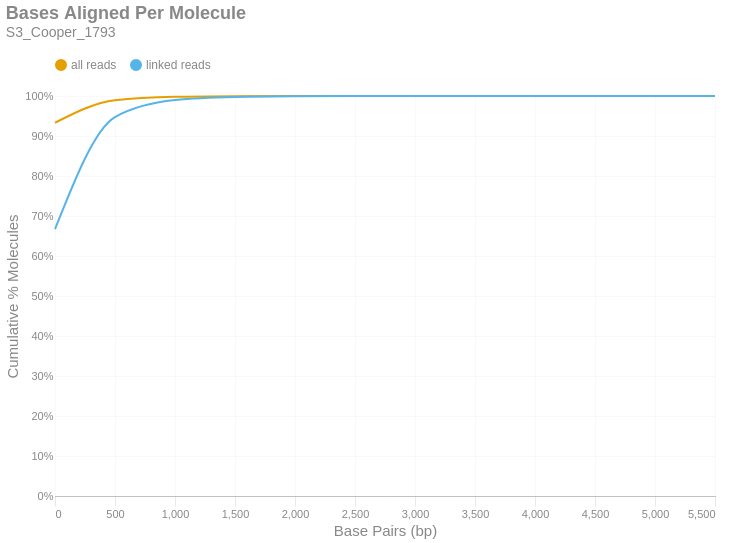

Here is the notebook cell this chart was saved with:
### Markdown cell above
### Bases Aligned Per Molecule
This is a cumulative frequency distribution showing the number of base pairs aligned per unique molecule. These data are shown in 500 bp bins. There are two distributions: one with `all reads` (yellow) and another with only `linked reads` (blue). The percent of molecules in the `linked reads` distribution is relative to the total number of linked molecules.

### Code cell
if SKIPLR:
    print_html(f"Skipped")
else:
    binned_df = consolidated_hist(valids['aligned_bp'], mask, 500, True)
    with SafeRender(binned_df):
        (
            density_plot(binned_df, 'Bases Aligned Per Molecule', samplename, 'basesper')
            .encode(
                x=alt.X('bin:Q', title="Base Pairs (bp)").axis(tickMinStep=500).scale(padding=0),
                y=alt.Y('value:Q', title='Cumulative % Molecules')
                    .axis(format='%')
                    .scale(domain = [0,1])
                    .stack(False),
                color=alt.Color("key:N").scale(domain = ["all reads", "linked reads"]),
                tooltip = [
                    alt.Tooltip("key:N", title = "Data Type"),
                    alt.Tooltip("range_label:N", title="Bases Aligned Per Molecule"),
                    alt.Tooltip("value:Q", format = ".2%", title="% Molecules (Cum.)")
                ]
            )
        ).display()

### Figure 1 — Vega-Lite specification as saved in the notebook (floating-point values rounded to 4 significant figures)
{"width": "container", "height": 400, "config": {"title": {"anchor": "start", "dy": -15, "fontSize": 18, "color": "#888888", "subtitleColor": "#888888", "subtitleFontSize": 14}, "arc": {"fill": "#0072B2"}, "axis": {"domainColor": "#888888", "domainWidth": 0.5, "gridWidth": 0.2, "grid": false, "titleFontWeight": 400, "titleFontSize": 15, "labelFontSize": 11, "labelColor": "#888888", "tickColor": "#888888", "tickWidth": 0.2, "titleColor": "#888888"}, "axisBand": {"grid": false}, "axisX": {"grid": true, "tickSize": 10, "domainCap": "round"}, "axisY": {"domain": false, "grid": true, "tickSize": 0, "domainCap": "round"}, "background": "transparent", "header": {"labelFontSize": 15, "labelColor": "#888888", "titleFontSize": 15, "titleFontWeight": 600, "titleColor": "#888888"}, "legend": {"labelFont": "sans-serif", "labelFontSize": 12, "labelColor": "#888888", "symbolSize": 100, "symbolType": "circle", "titleFontSize": 12, "titlePadding": 10, "titleColor": "#888888", "title": null, "orient": "top"}, "range": {"category": ["#E69F00", "#56B4E9", "#009E73", "#F0E442", "#0072B2", "#D55E00", "#CC79A7", "#000000"], "diverging": ["#cfe8f3", "#a2d4ec", "#73bfe2", "#46abdb", "#1696d2", "#12719e"]}, "area": {"fill": "#0072B2", "fillOpacity": 0.7, "line": true, "strokeOpacity": 0.7}, "line": {"color": "#0072B2", "stroke": "#0072B2", "strokeWidth": 2}, "trail": {"color": "#0072B2", "stroke": "#0072B2", "strokeWidth": 0, "size": 1}, "point": {"filled": true, "fillOpacity": 1.0, "size": 95}, "text": {"color": "#888888", "fontSize": 11, "align": "right", "fontWeight": 400, "size": 11}, "bar": {"fill": "#0072B2", "stroke": null}, "view": {"stroke": null, "continuousWidth": 660, "continuousHeight": 400}}, "data": {"name": "data-5ab881de98df233c906bf2777e536073"}, "mark": {"type": "line", "interpolate": "monotone", "point": {"opacity": 0, "size": 275}}, "encoding": {"color": {"field": "key", "scale": {"domain": ["all reads", "linked reads"]}, "type": "nominal"}, "tooltip": [{"field": "key", "title": "Data Type", "type": "nominal"}, {"field": "range_label", "title": "Bases Aligned Per Molecule", "type": "nominal"}, {"field": "value", "format": ".2%", "title": "% Molecules (Cum.)", "type": "quantitative"}], "x": {"axis": {"tickMinStep": 500}, "field": "bin", "scale": {"padding": 0}, "title": "Base Pairs (bp)", "type": "quantitative"}, "y": {"axis": {"format": "%"}, "field": "value", "scale": {"domain": [0, 1]}, "stack": false, "title": "Cumulative % Molecules", "type": "quantitative"}}, "params": [{"name": "param_c36ac31b6afebe62", "select": {"type": "point", "fields": ["key"]}, "bind": "legend"}], "title": {"text": "Bases Aligned Per Molecule", "subtitle": "S3_Cooper_1793"}, "transform": [{"fold": ["all reads (cumsum)", "linked reads (cumsum)"]}, {"calculate": "replace(datum.key, ' (cumsum)', '')", "as": "key"}, {"filter": {"param": "param_c36ac31b6afebe62"}}], "usermeta": {"embedOptions": {"downloadFileName": "S3_Cooper_1793.basesper"}}, "$schema": "https://vega.github.io/schema/vega-lite/v6.1.0.json", "datasets": {"data-5ab881de98df233c906bf2777e536073": [{"bin": "0.0", "interval": "0.0-500.0", "all reads": 0.9331, "linked reads": 0.6671, "all reads (cumsum)": 0.9331, "linked reads (cumsum)": 0.6671, "range_label": "0-499"}, {"bin": "500.0", "interval": "500.0-1000.0", "all reads": 0.05635, "linked reads": 0.2803, "all reads (cumsum)": 0.9895, "linked reads (cumsum)": 0.9474, "range_label": "500-999"}, {"bin": "1000.0", "interval": "1000.0-1500.0", "all reads": 0.008507, "linked reads": 0.04255, "all reads (cumsum)": 0.998, "linked reads (cumsum)": 0.9899, "range_label": "1000-1499"}, {"bin": "1500.0", "interval": "1500.0-2000.0", "all reads": 0.001545, "linked reads": 0.007728, "all reads (cumsum)": 0.9995, "linked reads (cumsum)": 0.9977, "range_label": "1500-1999"}, {"bin": "2000.0", "interval": "2000.0-2500.0", "all reads": 0.0003457, "linked reads": 0.001729, "all reads (cumsum)": 0.9999, "linked reads (cumsum)": 0.9994, "range_label": "2000-2499"}, {"bin": "2500.0", "interval": "2500.0-3000.0", "all reads": 8.139e-05, "linked reads": 0.0004071, "all reads (cumsum)": 1.0, "linked reads (cumsum)": 0.9998, "range_label": "2500-2999"}, {"bin": "3000.0", "interval": "3000.0-3500.0", "all reads": 2.328e-05, "linked reads": 0.0001164, "all reads (cumsum)": 1.0, "linked reads (cumsum)": 0.9999, "range_label": "3000-3499"}, {"bin": "3500.0", "interval": "3500.0-4000.0", "all reads": 8.551e-06, "linked reads": 4.277e-05, "all reads (cumsum)": 1.0, "linked reads (cumsum)": 1.0, "range_label": "3500-3999"}, {"bin": "4000.0", "interval": "4000.0-4500.0", "all reads": 4.909e-06, "linked reads": 2.455e-05, "all reads (cumsum)": 1.0, "linked reads (cumsum)": 1.0, "range_label": "4000-4499"}, {"bin": "4500.0", "interval": "4500.0-5000.0", "all reads": 0.0, "linked reads": 0.0, "all reads (cumsum)": 1.0, "linked reads (cumsum)": 1.0, "range_label": "4500-4999"}, {"bin": "5000.0", "interval": "5000.0-5500.0", "all reads": 3.167e-07, "linked reads": 1.584e-06, "all reads (cumsum)": 1.0, "linked reads (cumsum)": 1.0, "range_label": "5000-5499"}, {"bin": "5500.0", "interval": "5500.0-6000.0", "all reads": 3.167e-07, "linked reads": 1.584e-06, "all reads (cumsum)": 1.0, "linked reads (cumsum)": 1.0, "range_label": "5500-5999"}]}}
